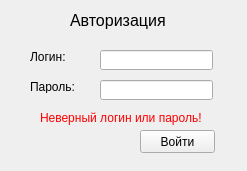
<?xml version="1.0" encoding="UTF-8"?>
<ui version="4.0">
 <class>Authorization</class>
 <widget class="QWidget" name="Authorization">
  <property name="windowModality">
   <enum>Qt::NonModal</enum>
  </property>
  <property name="enabled">
   <bool>true</bool>
  </property>
  <property name="geometry">
   <rect>
    <x>0</x>
    <y>0</y>
    <width>247</width>
    <height>171</height>
   </rect>
  </property>
  <property name="sizePolicy">
   <sizepolicy hsizetype="Fixed" vsizetype="Fixed">
    <horstretch>0</horstretch>
    <verstretch>0</verstretch>
   </sizepolicy>
  </property>
  <property name="windowTitle">
   <string>Учет анкет кадрового агентства</string>
  </property>
  <widget class="QLabel" name="lAuthorization">
   <property name="geometry">
    <rect>
     <x>70</x>
     <y>10</y>
     <width>111</width>
     <height>21</height>
    </rect>
   </property>
   <property name="text">
    <string>&lt;html&gt;&lt;head/&gt;&lt;body&gt;&lt;p&gt;&lt;span style=&quot; font-size:12pt;&quot;&gt;Авторизация&lt;/span&gt;&lt;/p&gt;&lt;/body&gt;&lt;/html&gt;</string>
   </property>
   <property name="textFormat">
    <enum>Qt::AutoText</enum>
   </property>
  </widget>
  <widget class="QLabel" name="lLogin">
   <property name="geometry">
    <rect>
     <x>30</x>
     <y>50</y>
     <width>46</width>
     <height>13</height>
    </rect>
   </property>
   <property name="text">
    <string>Логин:</string>
   </property>
  </widget>
  <widget class="QLabel" name="lPassword">
   <property name="geometry">
    <rect>
     <x>30</x>
     <y>80</y>
     <width>46</width>
     <height>13</height>
    </rect>
   </property>
   <property name="text">
    <string>Пароль:</string>
   </property>
  </widget>
  <widget class="QLineEdit" name="leLogin">
   <property name="geometry">
    <rect>
     <x>100</x>
     <y>50</y>
     <width>113</width>
     <height>20</height>
    </rect>
   </property>
  </widget>
  <widget class="QLineEdit" name="lePassword">
   <property name="geometry">
    <rect>
     <x>100</x>
     <y>80</y>
     <width>113</width>
     <height>20</height>
    </rect>
   </property>
  </widget>
  <widget class="QPushButton" name="pbSignIn">
   <property name="geometry">
    <rect>
     <x>140</x>
     <y>130</y>
     <width>75</width>
     <height>23</height>
    </rect>
   </property>
   <property name="text">
    <string>Войти</string>
   </property>
  </widget>
  <widget class="QLabel" name="lIncorrectData">
   <property name="geometry">
    <rect>
     <x>40</x>
     <y>110</y>
     <width>171</width>
     <height>16</height>
    </rect>
   </property>
   <property name="text">
    <string>&lt;html&gt;&lt;head/&gt;&lt;body&gt;&lt;p&gt;&lt;span style=&quot; color:#ff0000;&quot;&gt;Неверный логин или пароль!&lt;/span&gt;&lt;/p&gt;&lt;/body&gt;&lt;/html&gt;</string>
   </property>
  </widget>
 </widget>
 <resources/>
 <connections/>
</ui>
